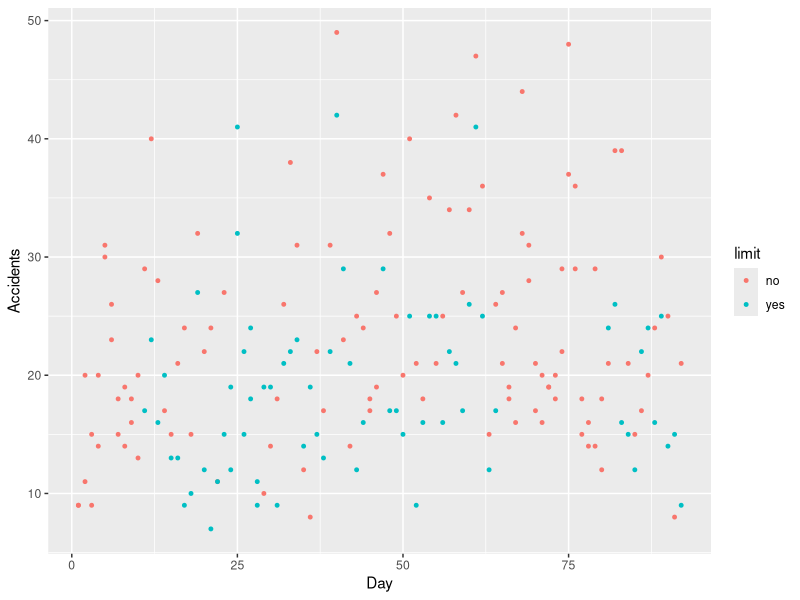
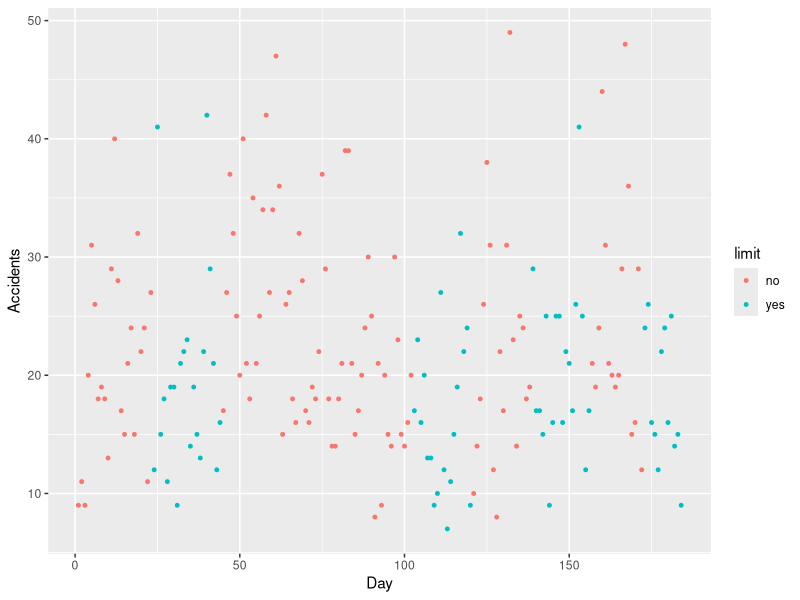
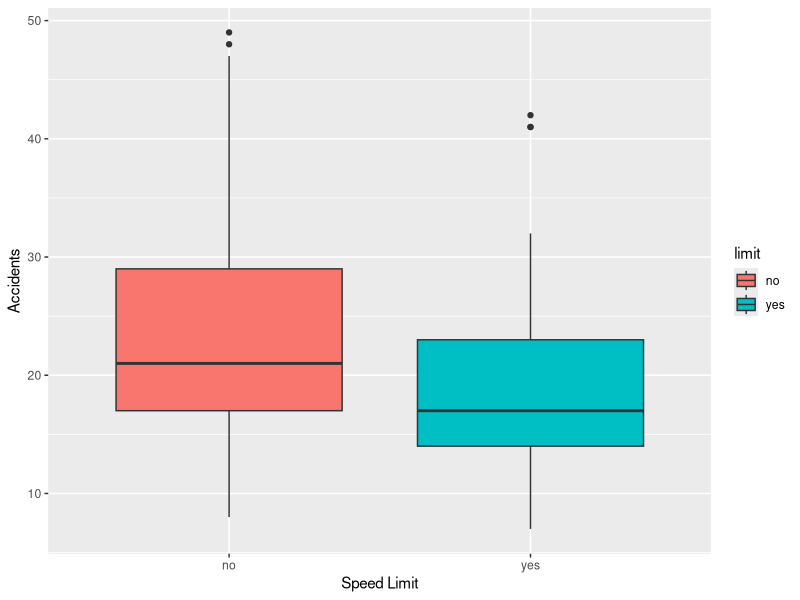
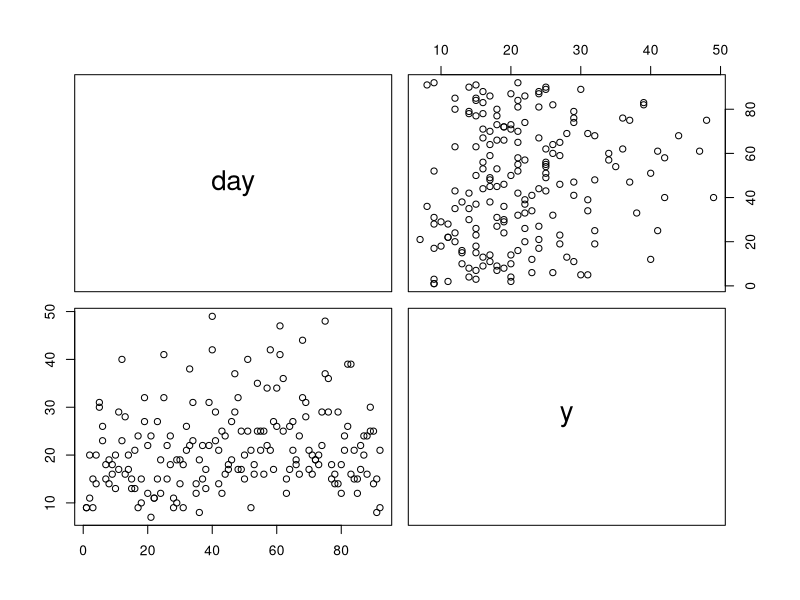
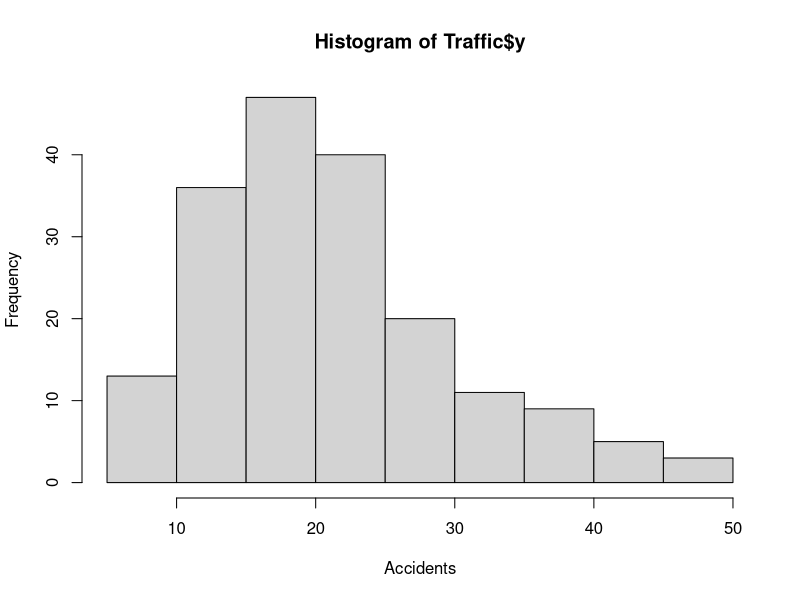

Recreate these plots in R, in order.
library(ggplot2)
library(MASS)
# First I wanted to check out the available datasets
data(package="ggplot2")
data(package = .packages(all.available = TRUE))

# This dataset shows the effect of swedish speed limits on accidents
# I found it quite interesting, as the introduction of a speed limit is a hot topic in germany right now
# and learning something from the scandinavians turned out pretty well in the past
# => Research question: Does the introduction of a speed limit reduce the amount of road accidents
MASS::Traffic

data("Traffic", package="MASS")

head(Traffic, 5)
tail(Traffic, 5)

# Shows that the dataset is not really big. Only 184 observations
# Taken from two years time, 1961-1962 Probably not the best data to make decision for the present...
summary(Traffic) # => Values for year & day not very useful...
str(Traffic)

# As the dataset is fairly small I could already see, that there are no missing values
# Nevertheless I tested it:
colSums(is.na(Traffic))

# Checking Variance:
var(Traffic$y)
# => high variance and small data set... Not the best to dra conclusions

# Before looking at the data I thought that there would have been a law for a general speed limit,
# so I expected a nice graph view where you can see the accidents way lower after this
# Now seeing that, the data doesn't look like this
# So I did a Boxplot later, as it serves the distribution of the data better in my opinion

ggplot(Traffic, aes(x = day, y = y)) +
  geom_point(aes(color = limit), size = 1) +
  labs(y = "Accidents", x = "Day")
# Not quite right yet, Renders day n of 1961 and 1962 on the same x position..

# data preparation: Make dates continuous
Traffic$date_cont <- ifelse(Traffic$year == "1961", Traffic$day, Traffic$day + 92)

ggplot(Traffic, aes(x = date_cont, y = y)) +
  geom_point(aes(color = limit), size = 1) +
  labs(y = "Accidents", x = "Day")

# Above not very insightful. Maybe do simple histogram instead:
ggplot(Traffic, aes(x=limit, y=y, fill=limit)) +
  geom_boxplot() +
  labs(x="Speed Limit", y="Accidents")

# Looking at the Boxplot; At which dates where the outliers?
# Maybe take a look at the 10 biggest values
# As the lowest possible number would be zero and the data is not to far from that,
# Negative outliers don't exist in this data

# Checking correlation
# Expecting correlation between 'limit' and 'y'
# (Therefore also between day and y...)
# Probably not the best data set to check for correlation, but let's do it anyway
cor(Traffic[,c(1,2,4)])
pairs(Traffic[,c(2,4)])
# It could've been interesting to see if there is a correlation between certain dates (e.g. Weekends vs. Weekdays) and y,
# But since the days are only numbered and not labeled with date, I can not do it

# Let's make 'limit' numeric, so we can check it's correlation with the amount of accidents
Traffic$limit_num <- ifelse(Traffic$limit == 'no', 0, 1)
cor(Traffic[,c("y","limit_num")])

# Looking for outliers: In Boxplot visible, that positive outliers exist
quantile(Traffic$y)
hist(Traffic$y, xlab="Accidents")

# Try to create Boxplot w/o outliers
# Common approach: Interquartile Range
Q1 <- quantile(Traffic$y, 0.25)
Q3 <- quantile(Traffic$y, 0.75)
IQR <- Q3 - Q1

lower_bound <- Q1 - 1.5 * IQR
upper_bound <- Q3 + 1.5 * IQR

cat(lower_bound, upper_bound)
# lower_bound < 0 => as guessed, no negative outliers

# Can I count the number of outliers and see whether they occured rather w/ or w/o a speed limit?
outliers <- subset(Traffic, y > upper_bound)
print(outliers)
# => 4 outliers, all of them without speed limit

traffic_clean <- subset(Traffic, y <= upper_bound)
print(traffic_clean)
